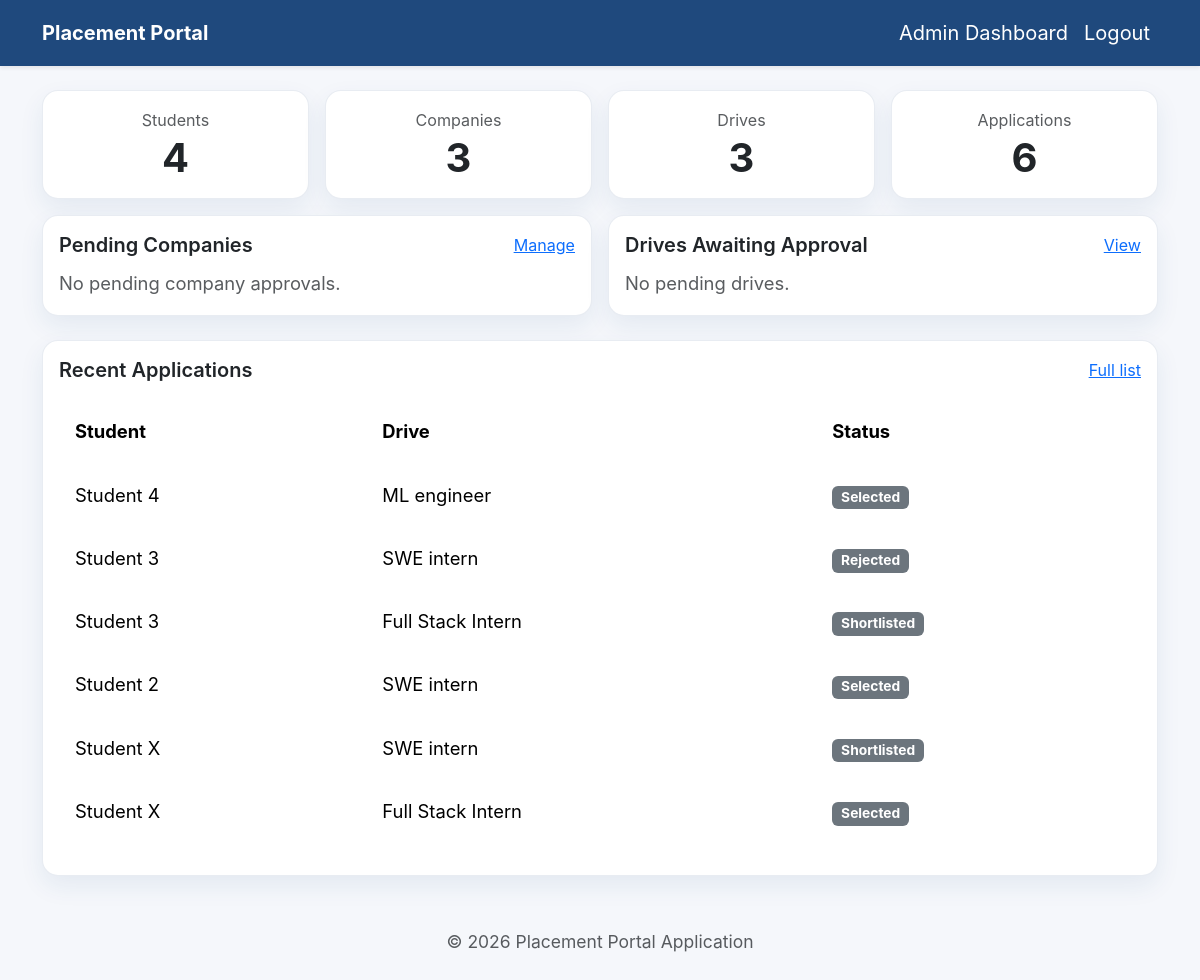
The app's page /admin/dashboard (signed in) with its own data.
### models.py (models this page shows, shortened)
class Application(db.Model):
    __tablename__ = "application"
    __table_args__ = (
        db.UniqueConstraint("student_id", "drive_id", name="u_student_drive"),
    )
    id = db.Column(db.Integer, primary_key=True)
    student_id = db.Column(db.Integer, db.ForeignKey("student_profile.id"))
    drive_id = db.Column(db.Integer, db.ForeignKey("placement_drive.id"))
    application_date = db.Column(db.DateTime, default=datetime.utcnow)
    status = db.Column(
        db.String(32), default="Applied"
    )  # Applied / Shortlisted / Selected / Rejected
    remarks = db.Column(db.Text)
    student = db.relationship("StudentProfile", back_populates="applications")
    drive = db.relationship("PlacementDrive", back_populates="applications")

class User(UserMixin, db.Model):
    __tablename__ = "user"
    id = db.Column(db.Integer, primary_key=True)
    email = db.Column(db.String(150), unique=True, nullable=False)
    password_hash = db.Column(db.String(128), nullable=False)
    full_name = db.Column(db.String(140))
    role = db.Column(db.String(32), default="student")
    is_active = db.Column(db.Boolean, default=True)
    created_at = db.Column(db.DateTime, default=datetime.utcnow)
    student_profile = db.relationship(
        "StudentProfile", back_populates="user", uselist=False
    )
    company_profile = db.relationship(
        "CompanyProfile", back_populates="user", uselist=False
    )
    @property
    def password(self):
        raise AttributeError("Password is write-only.")
    @property
    def is_admin(self):
        return self.role == "admin"

class PlacementDrive(db.Model):
    id = db.Column(db.Integer, primary_key=True)
    company_id = db.Column(db.Integer, db.ForeignKey("company_profile.id"))
    job_title = db.Column(db.String(200), nullable=False)
    job_description = db.Column(db.Text, nullable=False)
    eligibility = db.Column(db.Text)
    application_deadline = db.Column(db.Date, nullable=False)
    status = db.Column(db.String(32), default="Pending")
    location = db.Column(db.String(150))
    salary = db.Column(db.String(120))
    created_at = db.Column(db.DateTime, default=datetime.utcnow)
    company = db.relationship("CompanyProfile", back_populates="drives")
    applications = db.relationship("Application", back_populates="drive")

### app.py (the view)
    @app.route("/admin/dashboard")
    @admin_required
    def admin_dashboard():
        stats = {
            "students": StudentProfile.query.count(),
            "companies": CompanyProfile.query.count(),
            "drives": PlacementDrive.query.count(),
            "applications": Application.query.count(),
        }
        pending_companies = CompanyProfile.query.filter_by(approval_status="Pending").all()
        pending_drives = PlacementDrive.query.filter_by(status="Pending").all()
        recent_applications = (
            Application.query.order_by(Application.application_date.desc()).limit(6).all()
        )
        return render_template(
            "admin/dashboard.html",
            stats=stats,
            pending_companies=pending_companies,
            pending_drives=pending_drives,
            recent_applications=recent_applications,
        )

### app.py (called while the page is built)
def role_required(role):
    def decorator(view):
        @wraps(view)
        def wrapped_view(*args, **kwargs):
            if not current_user.is_authenticated or current_user.role != role:
                flash("Access denied. Please log in with the correct account.", "warning")
                return redirect(url_for("login"))
            if not current_user.is_active:
                flash("Your account is deactivated. Contact the institute.", "danger")
                return redirect(url_for("login"))
            return view(*args, **kwargs)
        return wrapped_view
    return decorator

### templates/admin/dashboard.html (shortened to what this page needs)
{% extends 'base.html' %}
{% block content %}
  <div class="row g-3 mb-3">
    {% for label, value in stats.items() %}
      <div class="col-sm-6 col-lg-3">
        <div class="card p-3 text-center">
          <small class="text-muted">{{ label.capitalize() }}</small>
          <p class="display-6 fw-bold mb-0">{{ value }}</p>
        </div>
      </div>
    {% endfor %}
  </div>
  <div class="row g-3 mb-4">
    <div class="col-lg-6">
      <div class="card p-3">
        <div class="d-flex justify-content-between">
          <h5 class="mb-0">Pending Companies</h5>
          <a href="{{ url_for('admin_companies') }}" class="small">Manage</a>
        </div>
        {% if pending_companies %}
          <ul class="list-group list-group-flush mt-3">
            {% for company in pending_companies[:4] %}
              <li class="list-group-item d-flex justify-content-between align-items-center">
                {{ company.name }}
                <span class="badge bg-warning text-dark">{{ company.approval_status }}</span>
              </li>
            {% endfor %}
          </ul>
        {% else %}
          <p class="mb-0 text-muted mt-2">No pending company approvals.</p>
        {% endif %}
      </div>
    </div>
    <div class="col-lg-6">
      <div class="card p-3">
        <div class="d-flex justify-content-between">
          <h5 class="mb-0">Drives Awaiting Approval</h5>
          <a href="{{ url_for('admin_drives') }}" class="small">View</a>
        </div>
        {% if pending_drives %}
          <ul class="list-group list-group-flush mt-3">
            {% for drive in pending_drives[:4] %}
              <li class="list-group-item">
                <strong>{{ drive.job_title }}</strong><br />
                <small class="text-muted">{{ drive.company.name }}</small>
              </li>
            {% endfor %}
          </ul>
        {% else %}
          <p class="mb-0 text-muted mt-2">No pending drives.</p>
        {% endif %}
      </div>
    </div>
  </div>
  <div class="card p-3">
    <div class="d-flex justify-content-between">
      <h5 class="mb-0">Recent Applications</h5>
      <a href="{{ url_for('admin_applications') }}" class="small">Full list</a>
    </div>
    {% if recent_applications %}
      <div class="table-responsive mt-3">
        <table class="table table-borderless">
          <thead>
            <tr>
              <th>Student</th>
              <th>Drive</th>
              <th>Status</th>
            </tr>
          </thead>
          <tbody>
            {% for application in recent_applications %}
              <tr>
                <td>{{ application.student.user.full_name }}</td>
                <td>{{ application.drive.job_title }}</td>
                <td><span class="badge bg-secondary">{{ application.status }}</span></td>
              </tr>
            {% endfor %}
          </tbody>
        </table>
      </div>
    {% else %}
      <p class="text-muted mb-0">No applications recorded yet.</p>
    {% endif %}
  </div>
{% endblock %}

### static/css/site.css (style rules this page uses)
:root { --bg: #f5f7fb; --card: #ffffff; --text: #0f172a; --muted: #556073; --primary: #1f497d; --accent: #0d9d5d; --border: rgba(31, 73, 125, 0.1); }
* { box-sizing: border-box; }
body { font-family: 'Inter', 'Segoe UI', system-ui, sans-serif; background-color: var(--bg); margin: 0; color: var(--text); font-size: 1.25rem; line-height: 1.7; }
.card, .card .table, .table th, .table td, .alert { font-size: 1.15rem; }
.card { background: var(--card); border: 1px solid var(--border); border-radius: 1rem; box-shadow: 0 10px 25px rgba(31, 73, 125, 0.08); padding: 1.75rem; }
h2, h3, h4, h5 { font-weight: 600; line-height: 1.3; }
.table thead { background: rgba(31, 73, 125, 0.04); }
.table th, .table td { font-size: 1.15rem; padding: 1rem; }
.card small { color: var(--muted); }

### records on screen
Application: student.user.full_name "Student 4", drive.job_title "ML engineer", status "Selected"
Application: student.user.full_name "Student 3", drive.job_title "SWE intern", status "Rejected"
Application: student.user.full_name "Student 3", drive.job_title "Full Stack Intern", status "Shortlisted"
Application: student.user.full_name "Student 2", drive.job_title "SWE intern", status "Selected"
Application: student.user.full_name "Student X", drive.job_title "SWE intern", status "Shortlisted"
Application: student.user.full_name "Student X", drive.job_title "Full Stack Intern", status "Selected"

### other values on screen
{{ label.capitalize() }} "Students" "Companies" "Drives" "Applications"
{{ value }} "4" "3" "3" "6"
